Frame 1 (no input): blank canvas, image omitted
Frame 60 (the mouse pressed at the canvas centre just before this capture): blank canvas, image omitted
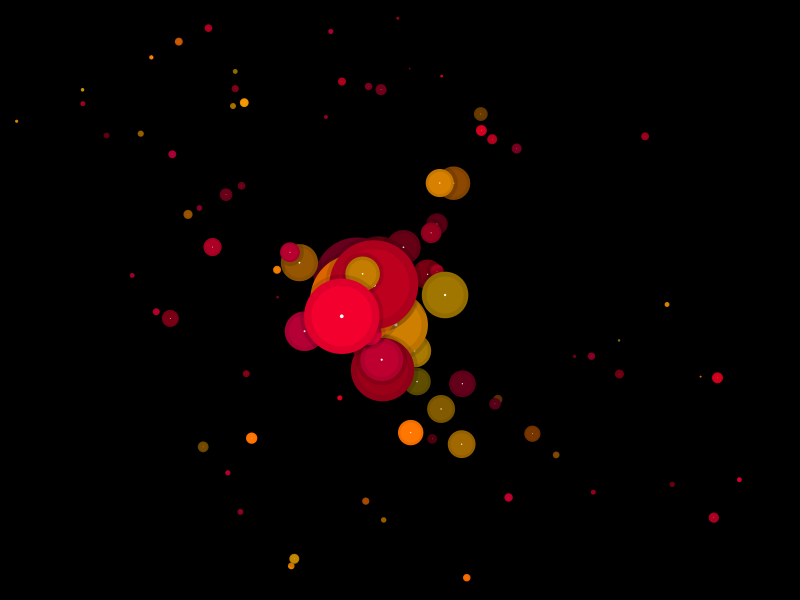
Frame 120 (the mouse held since frame 60 and released just before this capture)

The Processing sketch whose frames 1 and 60 were blank and that drew this single picture after the mouse press (run headless with seeded random() and noise(); from frame 60 on, the mouse is pressed at the canvas centre):

// Processing sketch: example10
// ── example10.pde
/////////////////////////////////////////////// все о шариках
float offsx = 0, offsy = 0, offsc = 0.1, speed = 1.25, radius = 40, reaction = 0.2, falloff = 0.975, border = 1.0;
int count = 850;
boolean deep = true, shdw = true;

class c_circ
{
  float rad, rm, bord, x, y, dx, dy, xx, yy, ddx, ddy;
  color c;
  c_circ ()
  {
    rad  = random(radius * 0.35, radius * 1.15); bord = rad * border; rm = 0;
    xx = x = random(bord, width - bord);
    yy = y = random(bord, height - bord);
    float d = random(3, 5) * speed;
    ddx = 0; dx  = d * zrandom();
    ddy = 0; dy  = d * zrandom();
    if (irandom(1) == 1) c = color (irandom(155, 255), irandom(100, 150), 0); else c = color (irandom(155, 205), 0, irandom(25, 50));
  }
  void regenerate()
  { 
    x += dx; y += dy;
    if ((x > (width - bord)) || (x < bord)) dx = - dx; else if (irandom(37) == 11) dx = - dx;
    if ((y > (height - bord)) || (y < bord)) dy = - dy; else if (irandom(37) == 11) dy = - dy;  
    float d = dist (x, y, xx, yy);
    ddx += (x - xx) / d * reaction;
    ddy += (y - yy) / d * reaction;
    ddx *= falloff;
    ddy *= falloff;
    xx += ddx;
    yy += ddy;
  }
  void draw(int i, float r)
  {
    color cc;
    if (deep) { float t = 0.7 * i / count + 0.4; cc = color(red(c) * t, green(c) * t, blue(c) * t); } else cc = c;  
    if (shdw) circle (xx, yy, r + 4, color(0, 0, 0, 35));
    circle(xx, yy, r, cc);
    float oc = 1 + offsc;
    circle (xx + offsx * r * 0.1, yy + offsy * r * 0.1, 0.8 * r, color(red(cc) * oc, green(cc) * oc, blue(cc) * oc));
    circle (xx + offsx * r * 0.25, yy + offsy * r * 0.25, 0.05 * r, color(255, 255, 255));
  }
  void fill(float px, float py, float r)
  {
    rm += force (r, xx, yy, px, py);
    if (rm > 1) rm = 1;
  }
  void draw(int i) { if (rm > 0.05) draw(i, rad * rm); rm *= 0.95; }
}

c_circ[] circ;
/////////////////////////////////////////////// инерционная мышка
float px, py;

class c_emouse
{
  float x, y, px, py, dx, dy, react, foff, m;
  boolean sw;
  c_emouse (float r, float f) { x = y = dx = dy = m = 0; react = r; foff = f; sw = true; }
  void regenerate()
  { 
    if (mousePressed)
    { if (sw)
      { x = mouseX; y = mouseY; m = 0.05;
        dx = 0.5 * (mouseX - px);
        dy = 0.5 * (mouseY - py);
        sw = false; px = mouseX; py = mouseY; return;
      }
      dx += (mouseX - x) * react; dy += (mouseY - y) * react;
      dx *= foff; dy *= foff;
      x += dx; y += dy;
      m += 0.075; if (m > 1) m = 1;
    } else sw = true;
    dx *= 0.975; dy *= 0.975; m *= 0.975;
    x += dx; y += dy;
    px = mouseX; py = mouseY;
  }
}

c_emouse emouse;
/////////////////////////////////////////////// обязательные функции

void setup()
{ 
  size(800, 600); smooth(); noStroke(); frameRate(25);
  circ = new c_circ[count];
  for (int i = 0; i < count; i++) circ[i] = new c_circ();  
  emouse = new c_emouse(0.1, 0.85);
}

void draw()
{   
  background(0, 0, 0);
  emouse.regenerate();
  for (int i = 0; i < count; i++)
  { circ[i].regenerate();
    if (emouse.m > 0.04) circ[i].fill(emouse.x, emouse.y, 20 + 35 * emouse.m);
    circ[i].draw(i);
  }  
}

/////////////////////////////////////////////// вспомогательные функции
int irandom(int m) { return (int)(random(m) + 0.5); }
int irandom(int mn, int mx) { return (int)(random(mn, mx) + 0.5); }
int zrandom() { return 1 - 2 * irandom(1); }

void circle(float x, float y, float r, color c) { fill(c); ellipse(x, y, r * 2, r * 2); }

float force(float r, float x1, float y1, float x2, float y2)
{
  float d = dist (x1, y1, x2, y2);
  if (d > r) return 0; else return 1 - d / r;
}
